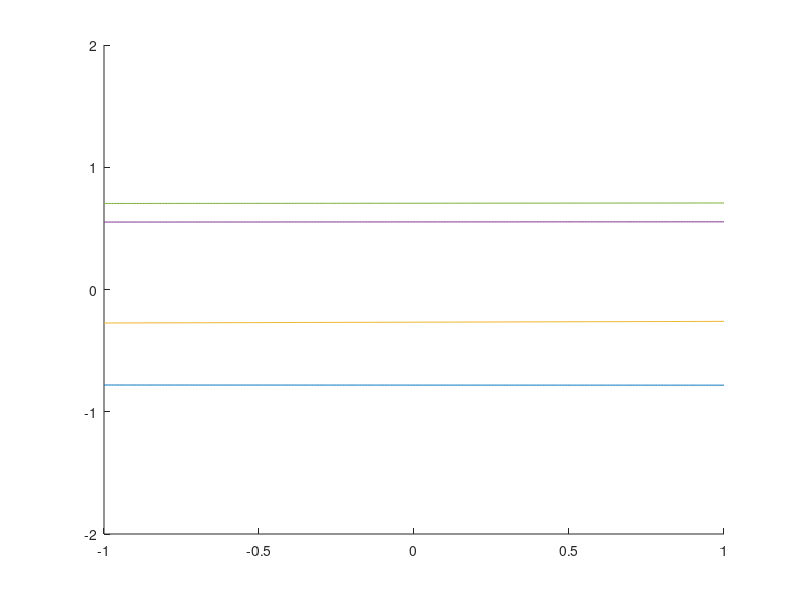

Recreate this plot in MATLAB.
%Gaussian Processes
%Examples.


% Choose a kernel (covariance function) 
kernel = 3; 
L = 100; %scaling
switch kernel
    case 1; k =@(x,y) 1*x'*y; % Linear 
    case 2; k =@(x,y) 1*min(x,y); % Brownian motion
    case 3; k =@(x,y) exp(-((x-y)'*(x-y)/(L^2))); % Squared exponential
    case 4; k =@(x,y) exp(-1*sqrt((x-y)'*(x-y))); % Ornstein-Uhlenbeck
    case 5; k =@(x,y) exp(-1*sin(50*pi*(x-y))^2); % Periodic
    case 6; k =@(x,y) exp(-100*min(abs(x-y), abs(x+y))^2); %symmetric ? 
end  
        
% Choose points at which to sample 15
x = (-1:.005:1); 
n = length(x); 

% Construct the covariance matrix 
C = zeros(n,n);
for i = 1:n 
    for j = 1:n 
        C(i,j)= k(x(i),x(j));
    end
end
R = 5; %generate Random Var-(u) R number of times
for c = 1:R;
% Sample from the Gaussian process at these 
u = randn(n,1); % sample u ~ N(0, I)
[A,S, B] = svd(C); % factor C = ASB'
z = A*sqrt(S)*u; % z = A S^.5 u 

% Plot 
figure(2); hold on; %clf   %dont forget to add/remove clf
plot(x,z)
axis([-1 1, -2, 2]) % remember to change the axis.
end